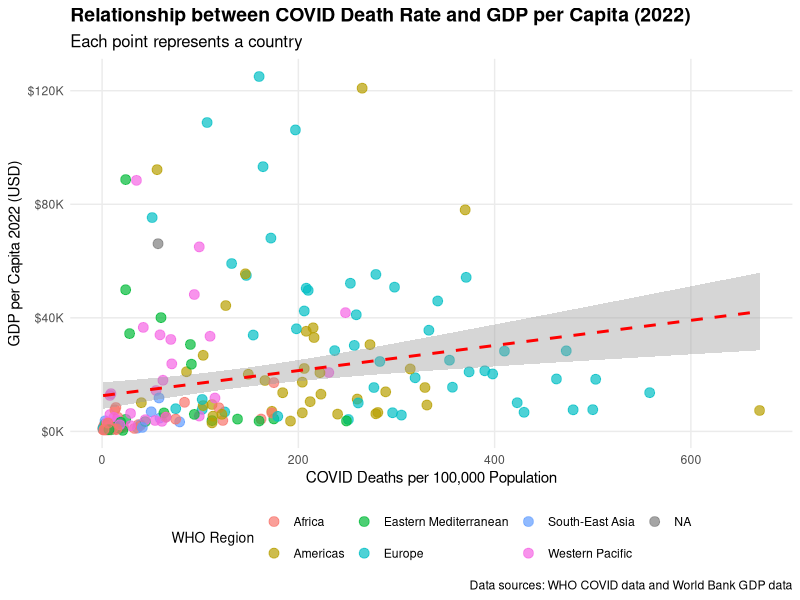
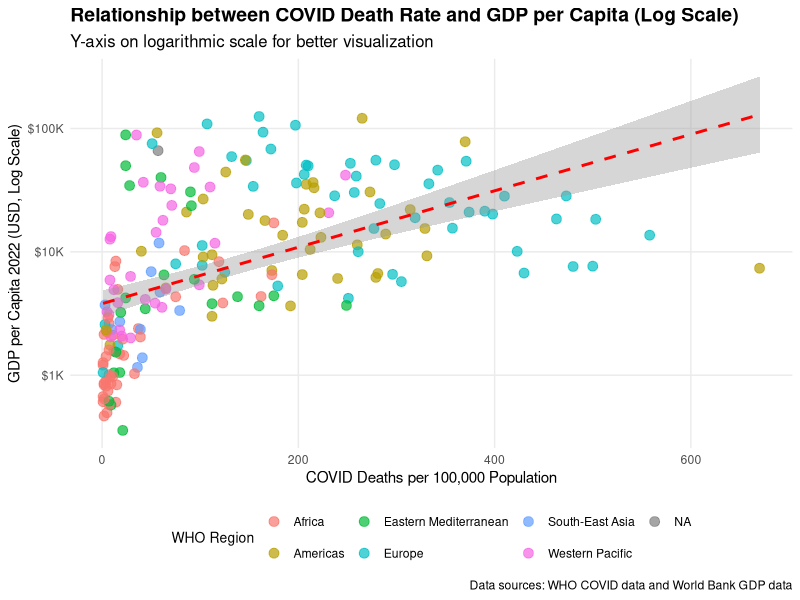
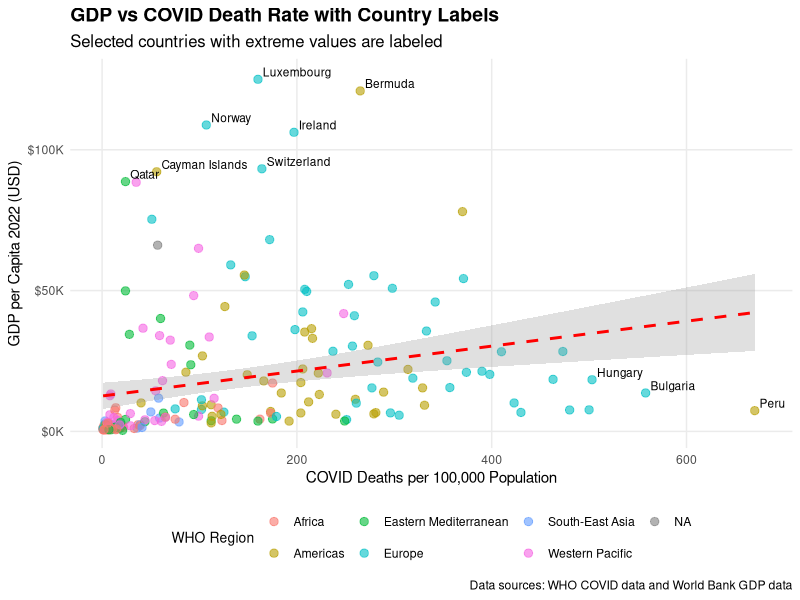
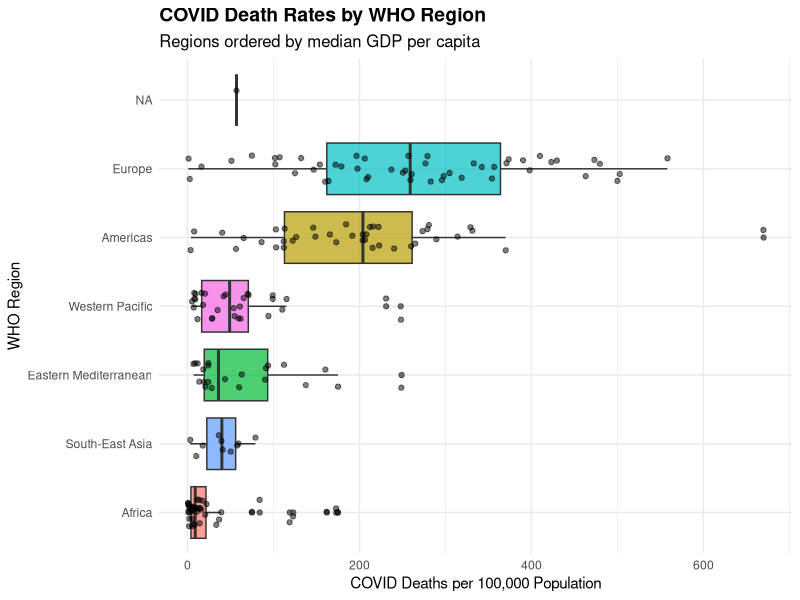
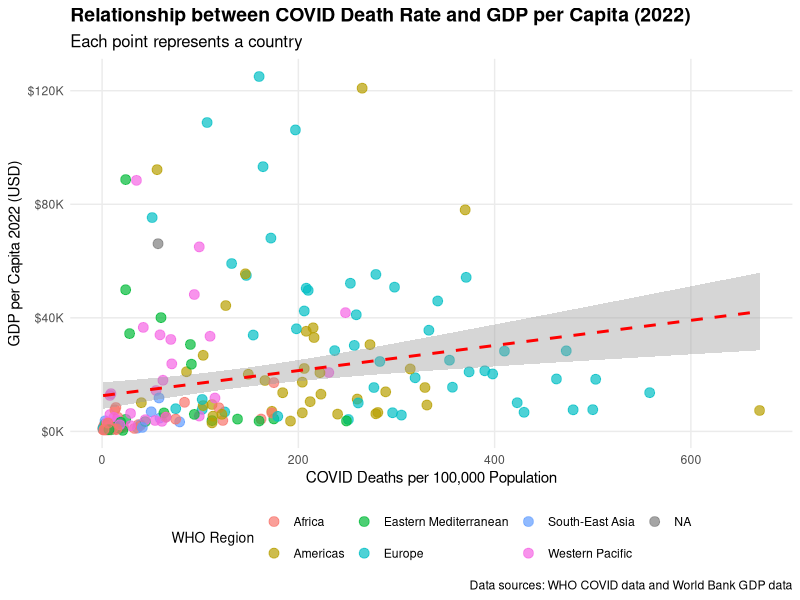
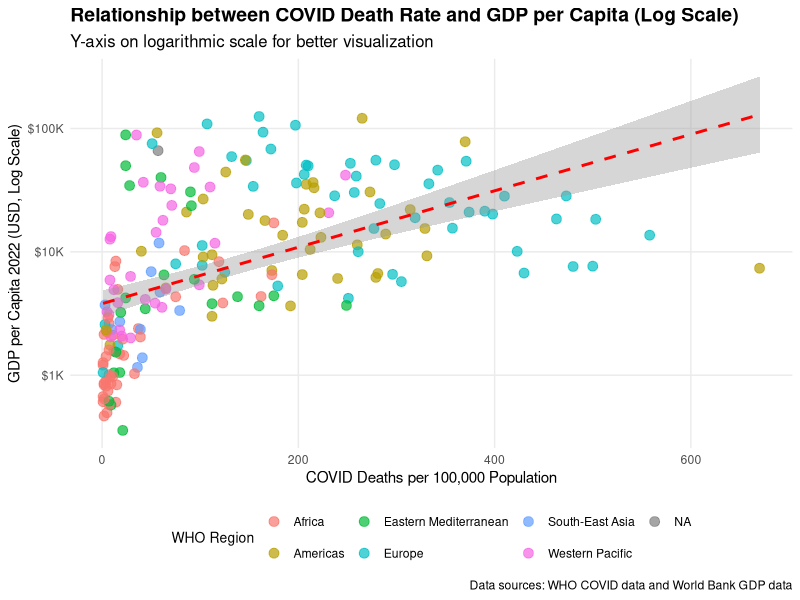
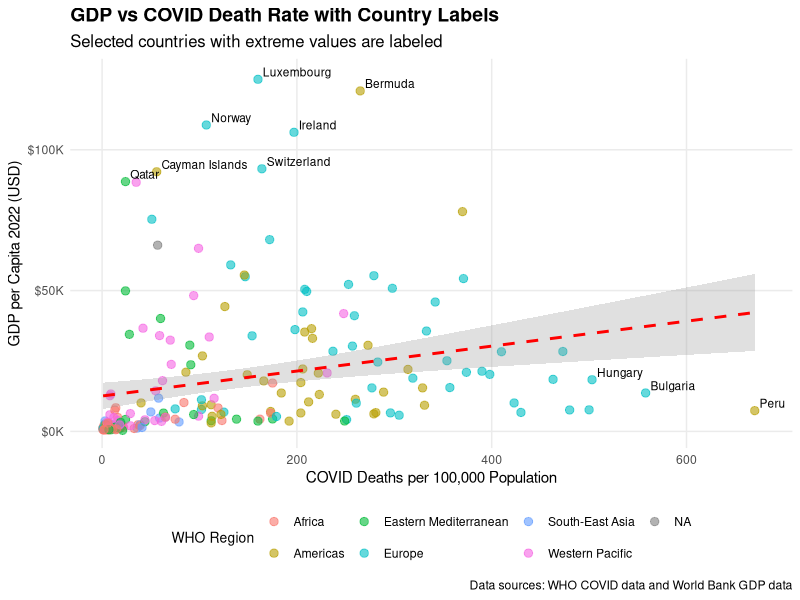
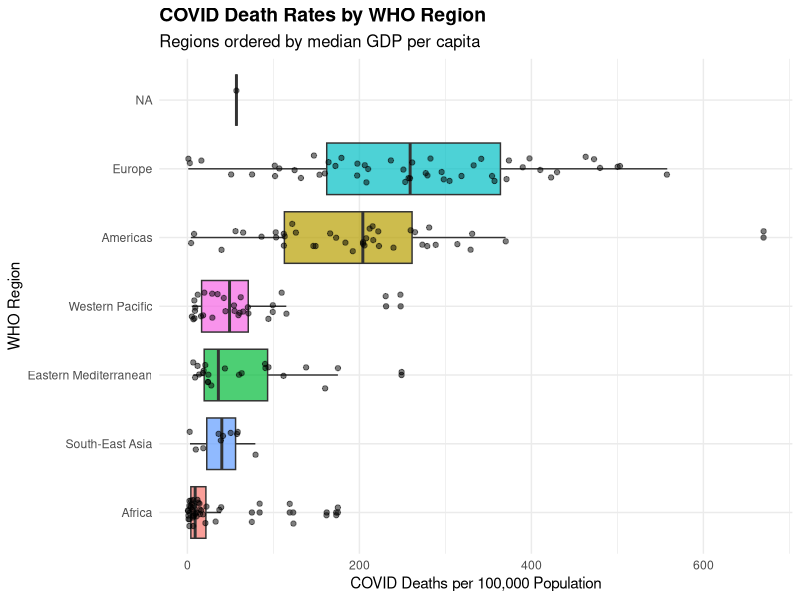

These charts were generated, in order, by the following R code:
# R Code to Visualize Relationship between GDP and COVID Death Rate
# X-axis: Deaths - cumulative total per 100000 population
# Y-axis: GDP per capita 2022

# Load required libraries
library(ggplot2)
library(dplyr)
library(readr)
library(scales)

# Read the merged data
print("Reading merged COVID-GDP data...")
data <- read_csv("covid_gdp_merged_improved.csv")

# Prepare data for visualization
plot_data <- data %>%
  filter(!is.na(GDP_per_capita_2022) & 
         !is.na(`Deaths - cumulative total per 100000 population`)) %>%
  # Remove extreme outliers for better visualization
  filter(`Deaths - cumulative total per 100000 population` < 2000 &
         GDP_per_capita_2022 < 150000)

print(paste("Number of countries in visualization:", nrow(plot_data)))

# Create the main scatter plot
p1 <- ggplot(plot_data, aes(x = `Deaths - cumulative total per 100000 population`, 
                           y = GDP_per_capita_2022)) +
  geom_point(aes(color = `WHO Region`), alpha = 0.7, size = 3) +
  geom_smooth(method = "lm", se = TRUE, color = "red", linetype = "dashed") +
  scale_y_continuous(labels = scales::dollar_format(prefix = "$", suffix = "K", scale = 0.001)) +
  labs(
    title = "Relationship between COVID Death Rate and GDP per Capita (2022)",
    subtitle = "Each point represents a country",
    x = "COVID Deaths per 100,000 Population",
    y = "GDP per Capita 2022 (USD)",
    color = "WHO Region",
    caption = "Data sources: WHO COVID data and World Bank GDP data"
  ) +
  theme_minimal() +
  theme(
    plot.title = element_text(size = 14, face = "bold"),
    plot.subtitle = element_text(size = 12),
    axis.title = element_text(size = 11),
    legend.position = "bottom",
    legend.title = element_text(size = 10),
    panel.grid.minor = element_blank()
  )

# Display the plot
print(p1)

# Save the plot
ggsave("gdp_vs_death_rate.png", plot = p1, width = 12, height = 8, dpi = 300)

# Create a log-scale version for better visualization of the relationship
p2 <- ggplot(plot_data, aes(x = `Deaths - cumulative total per 100000 population`, 
                           y = GDP_per_capita_2022)) +
  geom_point(aes(color = `WHO Region`), alpha = 0.7, size = 3) +
  geom_smooth(method = "lm", se = TRUE, color = "red", linetype = "dashed") +
  scale_y_log10(labels = scales::dollar_format(prefix = "$", suffix = "K", scale = 0.001)) +
  labs(
    title = "Relationship between COVID Death Rate and GDP per Capita (Log Scale)",
    subtitle = "Y-axis on logarithmic scale for better visualization",
    x = "COVID Deaths per 100,000 Population",
    y = "GDP per Capita 2022 (USD, Log Scale)",
    color = "WHO Region",
    caption = "Data sources: WHO COVID data and World Bank GDP data"
  ) +
  theme_minimal() +
  theme(
    plot.title = element_text(size = 14, face = "bold"),
    plot.subtitle = element_text(size = 12),
    axis.title = element_text(size = 11),
    legend.position = "bottom",
    legend.title = element_text(size = 10),
    panel.grid.minor = element_blank()
  )

# Display the log-scale plot
print(p2)

# Save the log-scale plot
ggsave("gdp_vs_death_rate_log.png", plot = p2, width = 12, height = 8, dpi = 300)

# Create a plot with country labels for interesting cases
# Identify countries with extreme values
extreme_countries <- plot_data %>%
  filter(
    (`Deaths - cumulative total per 100000 population` > 400 & GDP_per_capita_2022 > 30000) |
    (`Deaths - cumulative total per 100000 population` > 500) |
    (GDP_per_capita_2022 > 80000) |
    (`Deaths - cumulative total per 100000 population` < 50 & GDP_per_capita_2022 > 50000)
  )

p3 <- ggplot(plot_data, aes(x = `Deaths - cumulative total per 100000 population`, 
                           y = GDP_per_capita_2022)) +
  geom_point(aes(color = `WHO Region`), alpha = 0.6, size = 2.5) +
  geom_smooth(method = "lm", se = TRUE, color = "red", linetype = "dashed", alpha = 0.3) +
  geom_text(data = extreme_countries, 
            aes(label = Country), 
            size = 3, 
            hjust = 0, 
            vjust = 0, 
            nudge_x = 5, 
            nudge_y = 1000,
            check_overlap = TRUE) +
  scale_y_continuous(labels = scales::dollar_format(prefix = "$", suffix = "K", scale = 0.001)) +
  labs(
    title = "GDP vs COVID Death Rate with Country Labels",
    subtitle = "Selected countries with extreme values are labeled",
    x = "COVID Deaths per 100,000 Population",
    y = "GDP per Capita 2022 (USD)",
    color = "WHO Region",
    caption = "Data sources: WHO COVID data and World Bank GDP data"
  ) +
  theme_minimal() +
  theme(
    plot.title = element_text(size = 14, face = "bold"),
    plot.subtitle = element_text(size = 12),
    axis.title = element_text(size = 11),
    legend.position = "bottom",
    legend.title = element_text(size = 10),
    panel.grid.minor = element_blank()
  )

# Display the labeled plot
print(p3)

# Save the labeled plot
ggsave("gdp_vs_death_rate_labeled.png", plot = p3, width = 14, height = 10, dpi = 300)

# Calculate and display correlation
correlation <- cor(plot_data$`Deaths - cumulative total per 100000 population`, 
                   plot_data$GDP_per_capita_2022, 
                   use = "complete.obs")

print(paste("Correlation coefficient:", round(correlation, 3)))

# Create summary statistics by WHO Region
regional_summary <- plot_data %>%
  group_by(`WHO Region`) %>%
  summarise(
    Countries = n(),
    Avg_Death_Rate = round(mean(`Deaths - cumulative total per 100000 population`), 1),
    Avg_GDP = round(mean(GDP_per_capita_2022), 0),
    .groups = 'drop'
  ) %>%
  arrange(desc(Avg_GDP))

print("Summary by WHO Region:")
print(regional_summary)

# Create a boxplot by WHO Region
p4 <- ggplot(plot_data, aes(x = reorder(`WHO Region`, GDP_per_capita_2022, median), 
                           y = `Deaths - cumulative total per 100000 population`)) +
  geom_boxplot(aes(fill = `WHO Region`), alpha = 0.7) +
  geom_jitter(width = 0.2, alpha = 0.5) +
  coord_flip() +
  labs(
    title = "COVID Death Rates by WHO Region",
    subtitle = "Regions ordered by median GDP per capita",
    x = "WHO Region",
    y = "COVID Deaths per 100,000 Population",
    fill = "WHO Region"
  ) +
  theme_minimal() +
  theme(
    plot.title = element_text(size = 14, face = "bold"),
    plot.subtitle = element_text(size = 12),
    axis.title = element_text(size = 11),
    legend.position = "none"
  )

print(p4)
ggsave("death_rates_by_region.png", plot = p4, width = 12, height = 8, dpi = 300)

print("Visualization completed!")
print("Generated plots:")
print("1. gdp_vs_death_rate.png - Main scatter plot")
print("2. gdp_vs_death_rate_log.png - Log scale version")
print("3. gdp_vs_death_rate_labeled.png - With country labels")
print("4. death_rates_by_region.png - Boxplot by WHO region")
